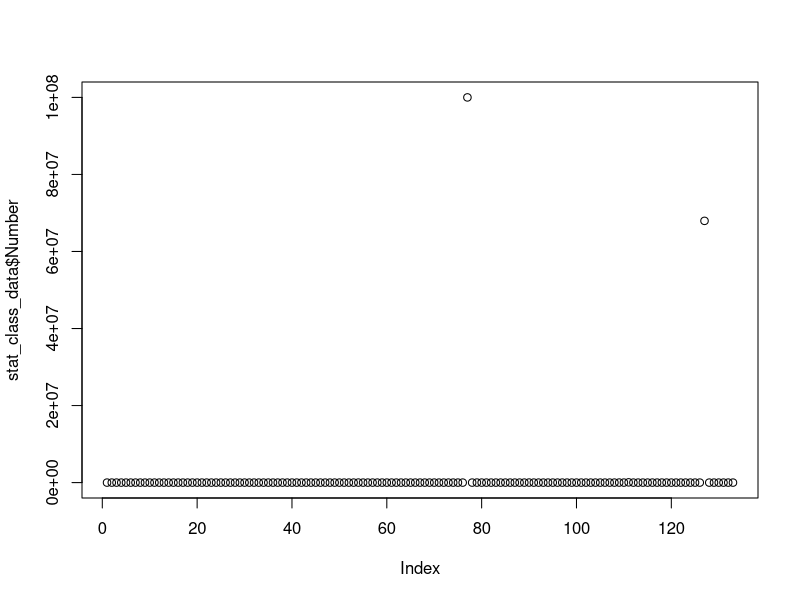
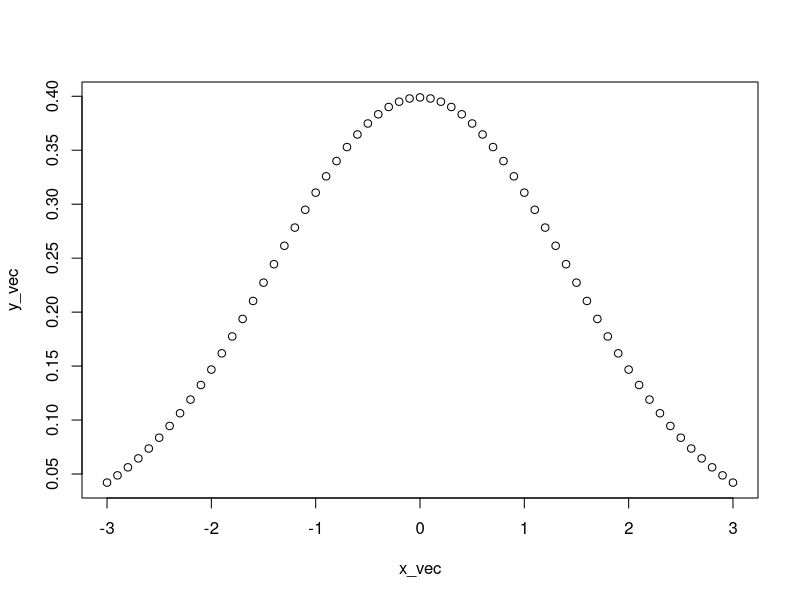
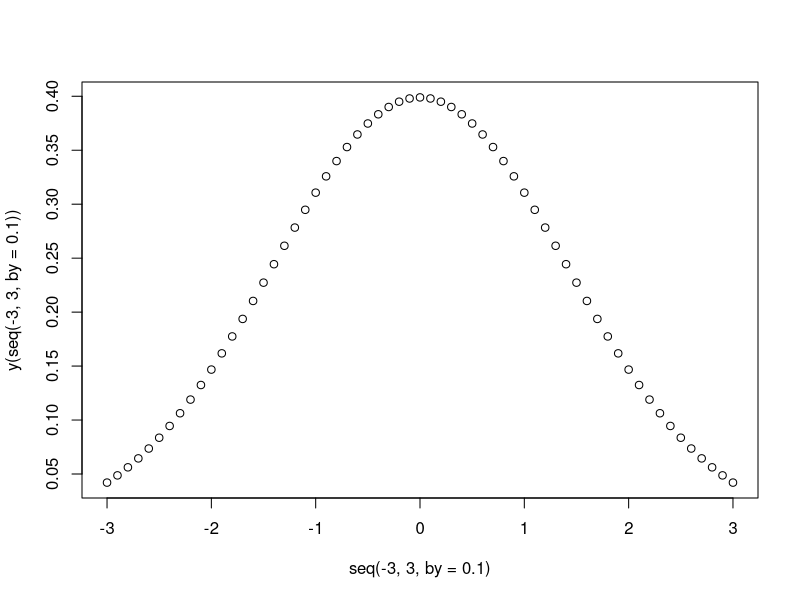
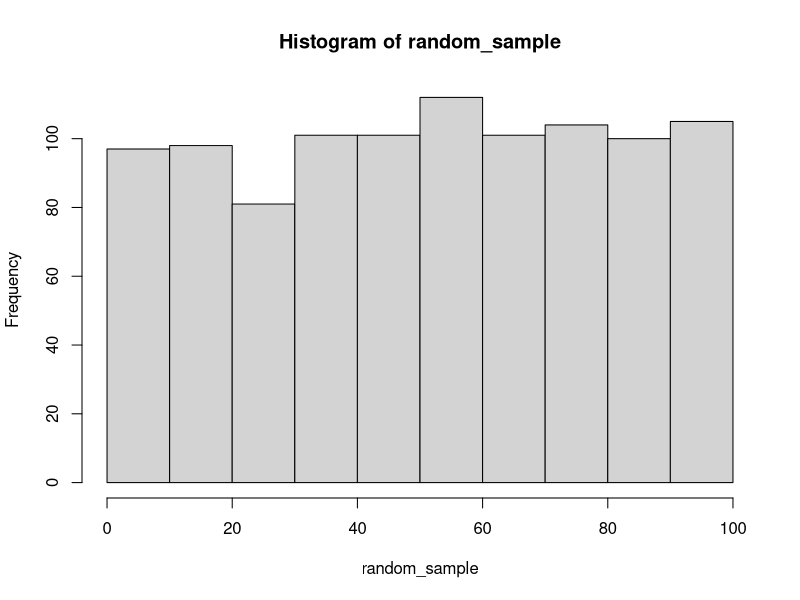
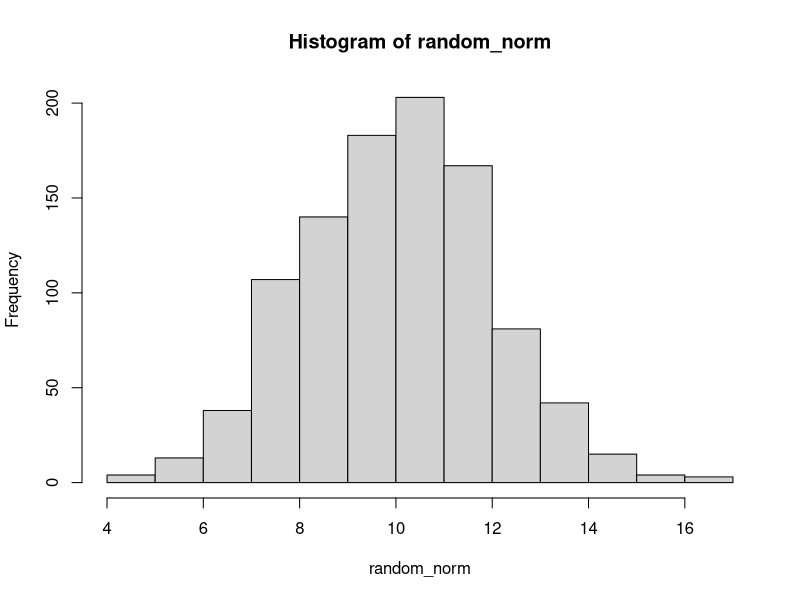
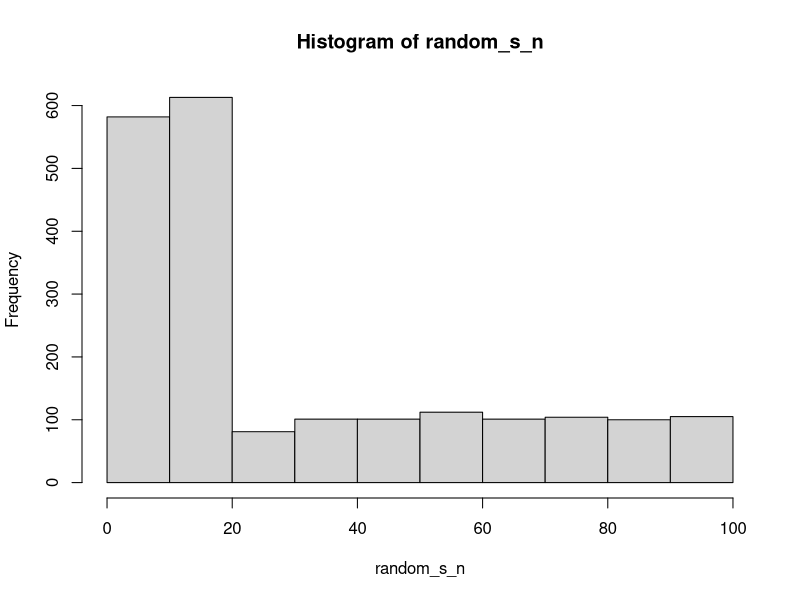
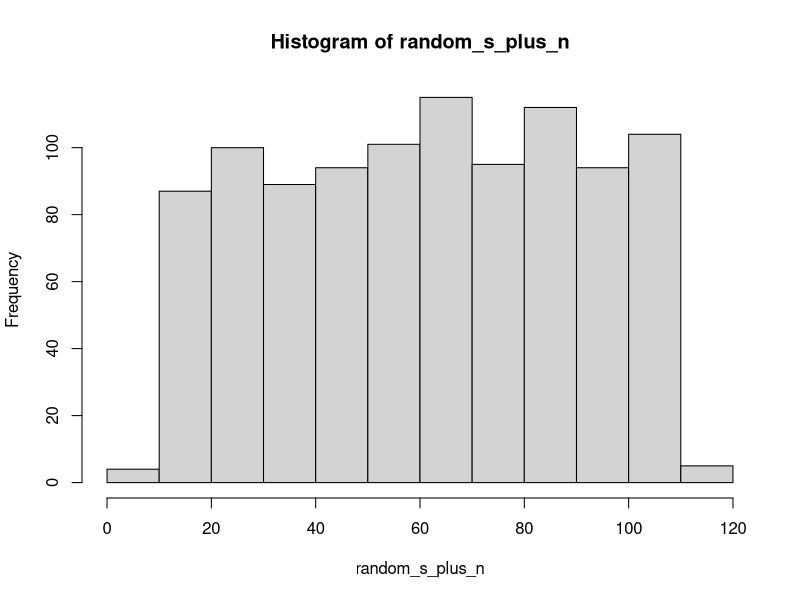

These charts were generated, in order, by the following R code:
## ---- chunk 1
knitr::opts_chunk$set(echo = TRUE)
## ---- chunk 2
stat_class_data <- read.csv("Stat_class_data.csv", header=TRUE)

colnames(stat_class_data)

## ---- chunk 3
class(stat_class_data$Sex)
class(stat_class_data$Height)
class(stat_class_data$Color)
class(stat_class_data$Number)


## ---- chunk 4

sum(stat_class_data$Sex == "F")

sum(stat_class_data$Sex == "M")


## ---- chunk 5
levels(stat_class_data$Color)
colors_data <- levels(stat_class_data$Color)

n <- length(stat_class_data$Color)
color_proportion <- numeric()


for(i in seq(1:length(colors_data))){
  color_proportion[i] <- sum(stat_class_data$Color == colors_data[i])
}
color_proportion <- color_proportion / n
color_proportion
  
## ---- chunk 6

summary(stat_class_data$Height)

## ---- chunk 7
plot(stat_class_data$Number)

## ---- chunk 8
sum(stat_class_data$Number > 5000)

sum(stat_class_data$Number > 5000) / length(stat_class_data$Number)


## ---- chunk 9

numbers_removed <- stat_class_data$Number[-c(77,127)]

mean(stat_class_data$Number)
mean(numbers_removed)

## ---- chunk 10
# One way
x_vec <- seq(-3,3,0.1)
y_vec <- (1/sqrt(2*pi))*exp(-(x_vec/2)^2)

plot(x_vec, y_vec)

# Another way using function
y <- function(x){
  (1/sqrt(2*pi))*exp(-(x/2)^2)
}

plot(seq(-3,3, by = .1), y(seq(-3,3,by=.1)))


## ---- chunk 11

random_sample <- sample(seq(1,100), 1000, replace = T)

hist(random_sample)


## ---- chunk 12

random_norm <- rnorm(1000, mean = 10, sd = 2)

hist(random_norm)

## ---- chunk 13

random_s_n <- c(random_norm, random_sample)

hist(random_s_n)

## ---- chunk 14

random_s_plus_n <- random_norm + random_sample

hist(random_s_plus_n)


